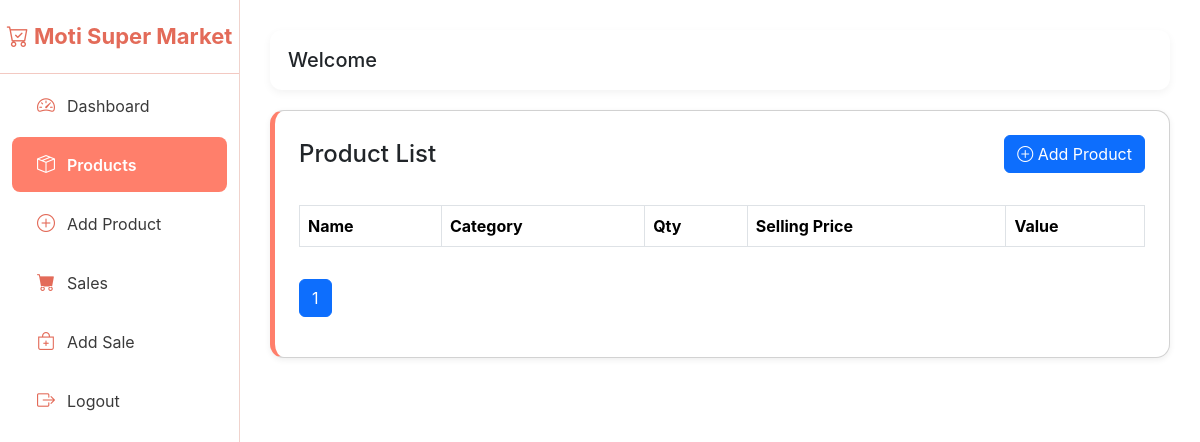
The app's page /myapp/products/ (signed in), older data.
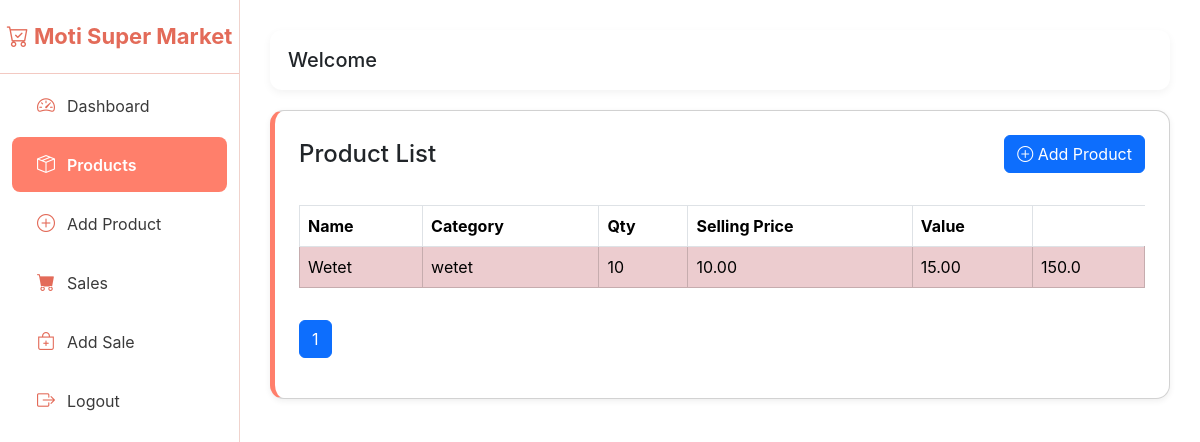
The same page, newer data.
### myapp/models.py (models this page shows, shortened)
class Product(models.Model):
    name = models.CharField(max_length=200)
    category = models.CharField(max_length=100, blank=True)
    barcode = models.CharField(max_length=100, blank=True, null=True)
    buying_price = models.DecimalField(max_digits=10, decimal_places=2)
    selling_price = models.DecimalField(max_digits=10, decimal_places=2)
    quantity = models.IntegerField(default=0)  # current stock
    expiry_date = models.DateField(null=True, blank=True)
    created_at = models.DateTimeField(auto_now_add=True)
    def is_expired(self):
        if self.expiry_date:
            return self.expiry_date < date.today()
        return False

### myapp/views.py (the view)
# urls.py: path('products/', views.product_list, name='products'),
@login_required
def product_list(request):
    products = Product.objects.all().order_by('name')
    paginator = Paginator(products, 10)  # 10 products per page
    page_number = request.GET.get("page")
    page_obj = paginator.get_page(page_number)
    return render(request, 'products.html', {'page_obj': page_obj})

### myapp/templatetags/mul.py (called while the page is built)
@register.filter
def mul(value, arg):
    try:
        return float(value) * float(arg)
    except:
        return 0

### template/products.html (shortened to what this page needs)
{% extends 'base.html' %}
{% block content %}
{% load mul %}
<div class="card card-simple p-4">
    <div class="d-flex justify-content-between align-items-center mb-3">
        <h4 class="m-0">Product List</h4>
        <a href="{% url 'add_product' %}" class="btn btn-primary">
            <i class="bi bi-plus-circle"></i> Add Product
        </a>
    </div>
    <table class="table table-striped table-bordered mt-3">
        <thead>
            <tr>
                <th>Name</th>
                <th>Category</th>
                <th>Qty</th>
                <th>Selling Price</th>
                <th>Value</th>
            </tr>
        </thead>
        <tbody>
            {% for p in page_obj %}
            <tr class="{% if p.is_expired %}table-danger{% elif p.quantity < 5 %}table-warning{% endif %}">
                <td>{{ p.name }}</td>
                <td>{{ p.category }}</td>
                <td>{{ p.quantity }}</td>
                <td>{{ p.buying_price }}</td>
                <td>{{ p.selling_price }}</td>
                <td>{{ p.quantity|mul:p.selling_price }}</td>
            </tr>
            {% endfor %}
        </tbody>
    </table>
    <nav>
        <ul class="pagination mt-3">
            {% for num in page_obj.paginator.page_range %}
                <li class="page-item {% if page_obj.number == num %}active{% endif %}">
                    <a class="page-link" href="?page={{ num }}">{{ num }}</a>
                </li>
            {% endfor %}
        </ul>
    </nav>
</div>
{% endblock %}

Row changes from the older to the newer data that the page shows:
added Product: name "Wetet", category "wetet", quantity "10", buying_price "10.00", selling_price "15.00", quantity|mul "150.0"
